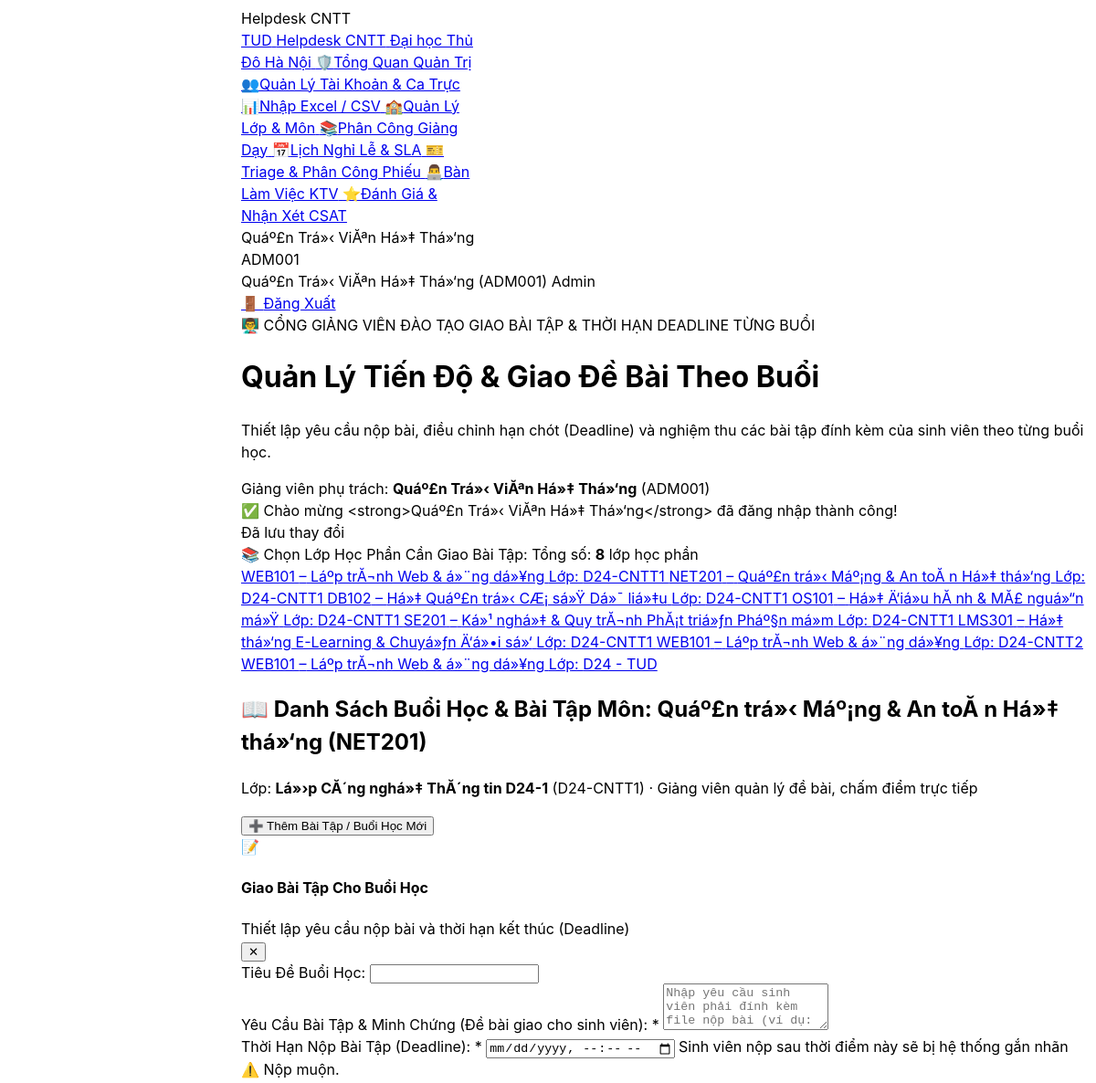
Before: /lecturer/lessons.php?ca_id=2 (signed in, upper part) with the older database file.
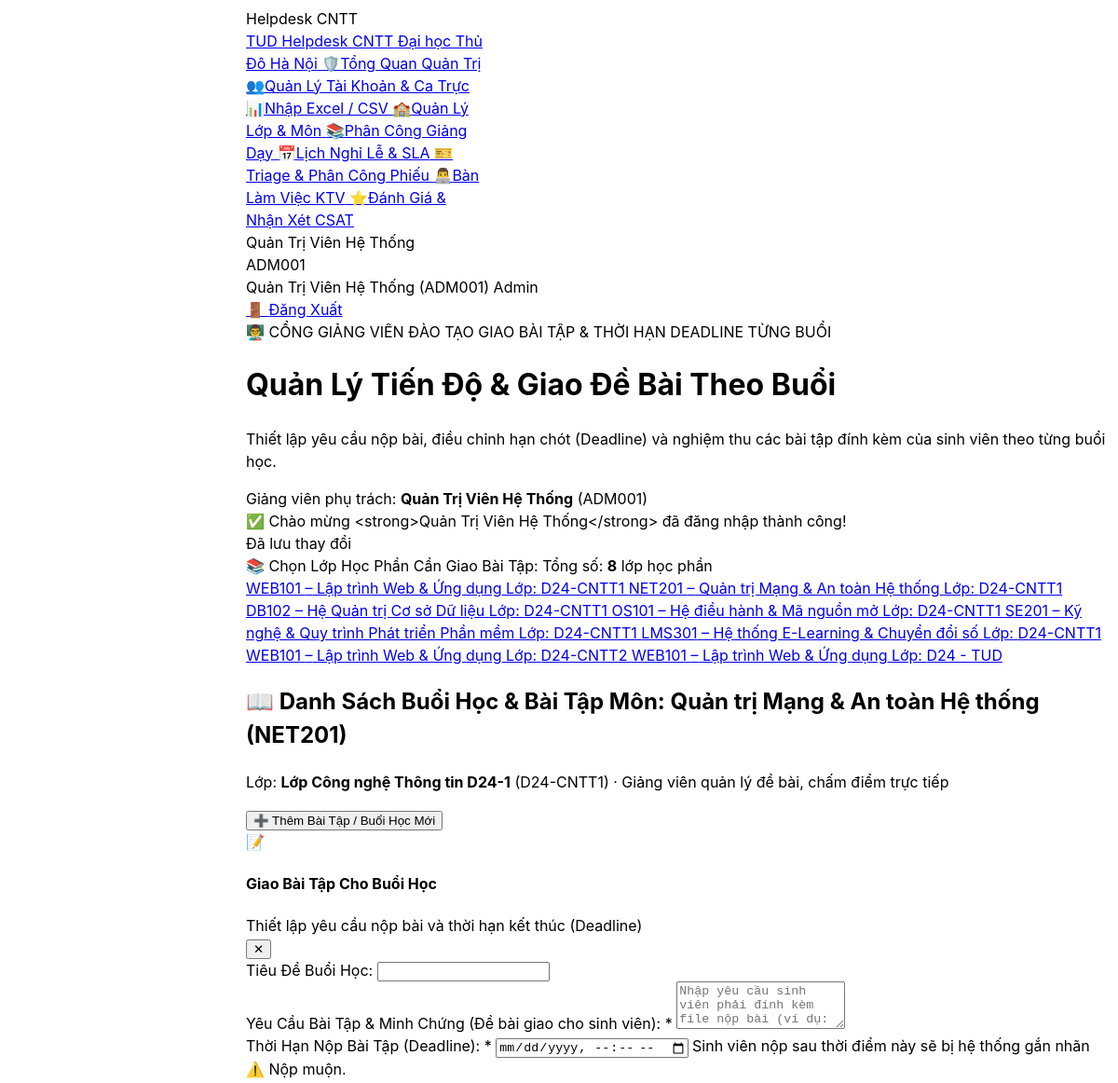
After: the same page with the newer database file.
### tables this page shows
CREATE TABLE `course_assignments` (
  `id` int(10) unsigned NOT NULL AUTO_INCREMENT,
  `class_id` int(10) unsigned NOT NULL,
  `course_id` int(10) unsigned NOT NULL,
  `lecturer_id` int(10) unsigned NOT NULL,
  `semester` varchar(20) NOT NULL DEFAULT '2026_1',
  `academic_year` varchar(20) NOT NULL DEFAULT '2026-2027',
  `created_at` datetime NOT NULL DEFAULT current_timestamp(),
  PRIMARY KEY (`id`),
  UNIQUE KEY `uq_course_class_semester` (`class_id`,`course_id`,`semester`),
  KEY `fk_course_assign_course` (`course_id`),
  KEY `fk_course_assign_lecturer` (`lecturer_id`),
  CONSTRAINT `fk_course_assign_class` FOREIGN KEY (`class_id`) REFERENCES `classes` (`id`) ON DELETE CASCADE,
  CONSTRAINT `fk_course_assign_course` FOREIGN KEY (`course_id`) REFERENCES `courses` (`id`) ON DELETE CASCADE,
  CONSTRAINT `fk_course_assign_lecturer` FOREIGN KEY (`lecturer_id`) REFERENCES `users` (`id`) ON DELETE CASCADE
);

CREATE TABLE `courses` (
  `id` int(10) unsigned NOT NULL AUTO_INCREMENT,
  `course_code` varchar(30) NOT NULL,
  `name` varchar(100) NOT NULL,
  `credits` tinyint(3) unsigned NOT NULL DEFAULT 3,
  `department` varchar(100) NOT NULL DEFAULT 'Bộ môn Công nghệ Phần mềm',
  `created_at` datetime NOT NULL DEFAULT current_timestamp(),
  PRIMARY KEY (`id`),
  UNIQUE KEY `uq_courses_code` (`course_code`)
);

CREATE TABLE `classes` (
  `id` int(10) unsigned NOT NULL AUTO_INCREMENT,
  `class_code` varchar(30) NOT NULL,
  `name` varchar(100) NOT NULL,
  `cohort` varchar(20) NOT NULL DEFAULT 'D24',
  `faculty` varchar(100) NOT NULL DEFAULT 'Khoa Công nghệ Thông tin',
  `academic_year` varchar(30) NOT NULL DEFAULT '2024-2028',
  `created_at` datetime NOT NULL DEFAULT current_timestamp(),
  PRIMARY KEY (`id`),
  UNIQUE KEY `uq_classes_code` (`class_code`)
);

### app/Controllers/Lecturer/LecturerLessonController.php (called while the page is built, shortened)
<?php
require_once __DIR__ . '/../../Models/CourseLesson.php';
class LecturerLessonController
{
    private CourseLesson $model;
    public function __construct(?CourseLesson $model = null)
    {
        $this->model = $model ?: new CourseLesson();
    }
    private function requireLecturer(): array
    {
        $user = $_SESSION['user'] ?? null;
        $role = $user['role'] ?? '';
        $type = $user['user_type'] ?? '';
        return $user;
    }
    public function index(): void
    {
        $currentUser = $this->requireLecturer();
        $lecturerId  = (int)$currentUser['id'];
        $isAdmin     = ($currentUser['role'] === 'admin');
        $courses = $this->model->getLecturerCourses($lecturerId, $isAdmin);
        $selectedCaId = (int)($_GET['ca_id'] ?? ($_GET['assignment_id'] ?? 0));
        $selectedCourseId = (int)($_GET['course_id'] ?? 0);
        $selectedCourse = null;
        if ($selectedCaId > 0) {
            foreach ($courses as $c) {
                if ((int)$c['ca_id'] === $selectedCaId) {
                    $selectedCourse = $c;
                    break;
                }
            }
        }
        $selectedCaId     = $selectedCourse ? (int)$selectedCourse['ca_id'] : 0;
        $activeLesson = null;
        $flash = get_flash();
        require __DIR__ . '/../../../views/lecturer/lessons/index.php';
    }
}

### lecturer/lessons.php (called while the page is built, shortened)
<?php
require_once __DIR__ . '/../config/database.php';
require_once __DIR__ . '/../app/Controllers/Lecturer/LecturerLessonController.php';
$controller = new LecturerLessonController();
$action = $_POST['action'] ?? ($_GET['action'] ?? 'index');
match ($action) {
    'create'  => $controller->create(),
    'update'  => $controller->update(),
    'grade'   => $controller->grade(),
    'preview' => $controller->preview(),
    default   => $controller->index(),
};

### config/database.php (called while the page is built, shortened)
<?php
if (!function_exists('db')) {
    function db(): PDO {
        static $pdo = null;
        if (class_exists('App\Core\Database')) {
            $pdo = \App\Core\Database::getConnection();
            return $pdo;
        }
        return $pdo;
    }
}
if (!function_exists('get_flash')) {
    function get_flash(): ?array {
        if (isset($_SESSION['flash'])) {
            $flash = $_SESSION['flash'];
            return $flash;
        }
        return null;
    }
}
if (!function_exists('get_app_base_url')) {
    function get_app_base_url(): string {
        $docRoot = str_replace('\\', '/', realpath($_SERVER['DOCUMENT_ROOT'] ?? '') ?: ($_SERVER['DOCUMENT_ROOT'] ?? ''));
        $appRoot = str_replace('\\', '/', realpath(__DIR__ . '/..') ?: dirname(__DIR__));
        if ($docRoot && str_starts_with($appRoot, $docRoot)) {
            $rel = substr($appRoot, strlen($docRoot));
            $base = '/' . trim(str_replace('\\', '/', $rel), '/') . '/';
            return str_replace('//', '/', $base);
        }
        return '/';
    }
}
return [
    'driver'    => 'mysql',
    'host'      => '127.0.0.1',
    'port'      => 3306,
    'database'  => 'helpdesk_thudo',
    'username'  => 'root',
    'password'  => '12345678',
    'charset'   => 'utf8mb4',
    'collation' => 'utf8mb4_unicode_ci',
    'options'   => [
        PDO::ATTR_ERRMODE            => PDO::ERRMODE_EXCEPTION,
        PDO::ATTR_DEFAULT_FETCH_MODE => PDO::FETCH_ASSOC,
        PDO::ATTR_EMULATE_PREPARES   => true,
    ],
];

### app/Models/CourseLesson.php (called while the page is built, shortened)
<?php
require_once __DIR__ . '/../../config/database.php';
class CourseLesson
{
    private PDO $pdo;
    public function __construct(?PDO $pdo = null)
    {
        $this->pdo = $pdo ?: db();
    }
    public function getLecturerCourses(int $lecturerId, bool $isAdmin = false): array
    {
        $sql = "SELECT ca.id as ca_id, ca.course_id, ca.class_id, ca.semester, ca.academic_year,
                       c.course_code, c.name as course_name, c.credits,
                       cl.class_code, cl.name as class_name,
                       u.name as lecturer_name,
                       (SELECT COUNT(*) FROM course_lessons cln WHERE cln.course_id = c.id) as total_lessons
                FROM course_assignments ca
                JOIN courses c ON ca.course_id = c.id
                JOIN classes cl ON ca.class_id = cl.id
                LEFT JOIN users u ON ca.lecturer_id = u.id ";
        $params = [];
        $sql .= "ORDER BY ca.id ASC";
        $stmt = $this->pdo->prepare($sql);
        $stmt->execute($params);
        return $stmt->fetchAll(PDO::FETCH_ASSOC);
    }
}

### views/lecturer/lessons/index.php (the view, shortened to what the changed rows need)
<?php
require_once __DIR__ . '/../../../config/database.php';
?>
<!DOCTYPE html>
<html lang="vi">
<head>
    <script src="https://www.gstatic.com/antigravity/web/dev/tailwindcss.min.js"></script>
</head>
<body class="bg-slate-50 text-slate-800 font-sans antialiased min-h-screen flex flex-col justify-between">
    <?php require_once __DIR__ . '/../../../includes/navbar.php'; ?>
    <main class="flex-1 max-w-7xl mx-auto w-full px-4 sm:px-6 lg:px-8 py-6 space-y-6">
        <div class="bg-gradient-to-r from-slate-900 via-indigo-950 to-slate-900 text-white rounded-3xl p-6 shadow-md border border-indigo-900/50 flex flex-col md:flex-row md:items-center justify-between gap-4">
            <div>
                <h1 class="text-2xl font-black text-white flex items-center gap-2">
                    <span>Quản Lý Tiến Độ & Giao Đề Bài Theo Buổi</span>
                </h1>
            </div>
            <div class="flex items-center gap-2 bg-slate-800/80 border border-slate-700/80 p-3 rounded-2xl text-xs">
                <div>
                    <span class="text-slate-400 block text-[11px]">Giảng viên phụ trách:</span>
                    <strong class="text-white"><?php echo htmlspecialchars($currentUser['name']); ?></strong>
                    <span class="text-indigo-300 font-mono text-[11px]">(<?php echo htmlspecialchars($currentUser['user_code']); ?>)</span>
                </div>
            </div>
        </div>
        <?php if ($flash): ?>
            <div data-auto-dismiss="4500" class="p-3.5 rounded-2xl text-xs font-semibold flex items-center justify-between <?php echo $flash['type'] === 'success' ? 'bg-emerald-50 border border-emerald-200 text-emerald-800' : 'bg-rose-50 border border-rose-200 text-rose-800'; ?>">
                <div class="flex items-center gap-2">
                    <span><?php echo $flash['type'] === 'success' ? '✅' : '⚠️'; ?></span>
                    <span><?php echo htmlspecialchars($flash['message']); ?></span>
                </div>
                <span class="text-slate-400 text-[10px]">Đã lưu thay đổi</span>
            </div>
        <?php endif; ?>
        <div class="bg-white border border-slate-200 rounded-3xl p-5 shadow-sm space-y-3">
            <div class="flex items-center gap-2.5 overflow-x-auto pb-1 text-xs">
                <?php foreach ($courses as $c): ?>
                    <?php $isActive = ($c['ca_id'] == $selectedCaId); ?>
                    <a href="lessons.php?ca_id=<?php echo $c['ca_id']; ?>"
                       title="Chọn lớp <?php echo htmlspecialchars($c['class_code']); ?> môn <?php echo htmlspecialchars($c['course_name']); ?>"
                       class="px-4 py-2.5 rounded-2xl font-bold transition whitespace-nowrap flex items-center gap-2 <?php echo $isActive ? 'bg-indigo-600 text-white shadow-md shadow-indigo-200 ring-2 ring-indigo-400' : 'bg-slate-50 text-slate-700 hover:bg-slate-100 border border-slate-200'; ?>">
                        <span class="font-mono"><?php echo htmlspecialchars($c['course_code']); ?></span>
                        <span>–</span>
                        <span><?php echo htmlspecialchars($c['course_name']); ?></span>
                        <span class="px-2 py-0.5 rounded-lg text-[11px] font-bold <?php echo $isActive ? 'bg-white text-indigo-700 shadow-2xs' : 'bg-indigo-100 text-indigo-700'; ?>">
                            Lớp: <?php echo htmlspecialchars($c['class_code']); ?>
                        </span>
                    </a>
                <?php endforeach; ?>
            </div>
        </div>
        <?php if ($selectedCourse): ?>
            <?php if (!$activeLesson): ?>
            <div class="bg-white border border-slate-200 rounded-3xl shadow-sm overflow-hidden space-y-4 p-6">
                <div class="flex items-center justify-between flex-wrap gap-3 pb-4 border-b border-slate-100">
                    <div>
                        <h2 class="text-base font-black text-slate-900 flex items-center gap-2">
                            <span>📖</span> Danh Sách Buổi Học & Bài Tập Môn: <?php echo htmlspecialchars($selectedCourse['course_name']); ?> (<?php echo htmlspecialchars($selectedCourse['course_code']); ?>)
                        </h2>
                        <p class="text-xs text-slate-500 mt-0.5">
                            Lớp: <strong><?php echo htmlspecialchars($selectedCourse['class_name']); ?></strong> (<?php echo htmlspecialchars($selectedCourse['class_code']); ?>) · Giảng viên quản lý đề bài, chấm điểm trực tiếp
                        </p>
                    </div>
                    <div class="flex items-center gap-2 flex-wrap">
                        <button type="button" onclick="openCreateLessonModal()"
                                class="px-3.5 py-2 bg-emerald-600 hover:bg-emerald-700 text-white font-bold rounded-xl text-xs transition shadow-sm flex items-center gap-1.5 cursor-pointer">
                            <span>➕</span> Thêm Bài Tập / Buổi Học Mới
                        </button>
                    </div>
                </div>
            </div>
            <?php endif; ?>
        <?php endif; ?>
    </main>
</body>
</html>

### includes/navbar.php (shortened to what the changed rows need)
<?php
require_once __DIR__ . '/../config/database.php';
$appBase = get_app_base_url();
$currentUser = $_SESSION['user'] ?? null;
$isLoggedIn  = !empty($currentUser);
$userRole    = $currentUser['role'] ?? 'guest';
$userType    = $currentUser['user_type'] ?? 'guest';
$hasFixedSidebar = $isLoggedIn;
?>
<script src="https://www.gstatic.com/antigravity/web/dev/tailwindcss.min.js"></script>
<header class="bg-slate-900 border-b border-slate-800 text-slate-100 sticky top-0 z-[70] shadow-md relative">
    <div class="max-w-7xl mx-auto px-4 sm:px-6 lg:px-8">
        <div class="flex items-center justify-between min-h-14">
            <?php if ($hasFixedSidebar): ?>
                <nav aria-label="Điều hướng chính" class="app-role-sidebar fixed top-0 bottom-0 left-0 z-[80] flex flex-col overflow-y-auto bg-slate-900 p-4 shadow-2xl ring-1 ring-white/10 items-stretch gap-1 text-sm">
            <?php else: ?>
                <nav id="primary-navigation" aria-label="Điều hướng chính" class="flex min-w-0 flex-1 items-center gap-1 overflow-x-auto px-2 text-sm">
            <?php endif; ?>
                <?php if ($hasFixedSidebar): ?>
                    <div class="sidebar-user-copy mt-auto border-t border-slate-700/80 pt-4 text-xs text-slate-200">
                        <div class="truncate font-semibold"><?php echo htmlspecialchars($currentUser['name']); ?></div>
                        <div class="mt-1 text-slate-400"><?php echo htmlspecialchars($currentUser['user_code']); ?></div>
                    </div>
                <?php endif; ?>
            </nav>
            <div class="flex items-center gap-2 shrink-0">
                <?php if ($isLoggedIn): ?>
                    <div class="hidden sm:flex items-center gap-2 bg-slate-800/80 border border-slate-700/80 px-3 py-1 rounded-xl text-xs">
                        <span class="font-semibold text-white"><?php echo htmlspecialchars($currentUser['name']); ?></span>
                        <span class="text-slate-400 font-mono text-[11px]">(<?php echo htmlspecialchars($currentUser['user_code']); ?>)</span>
                        <span class="px-1.5 py-0.5 rounded bg-indigo-500/20 text-indigo-300 text-[10px] font-bold uppercase">
                            <?php
                            if ($userRole === 'admin') echo 'Admin';
                            elseif ($userRole === 'agent') echo 'KTV';
                            elseif ($userType === 'lecturer') echo 'Giảng Viên';
                            else echo 'Sinh Viên';
                            ?>
                        </span>
                    </div>
                    <a href="<?php echo $appBase; ?>index.php?action=logout"
                       aria-label="Đăng xuất" title="Đăng xuất"
                       onclick="return confirm('Bạn có chắc chắn muốn đăng xuất?');"
                       class="px-2 sm:px-2.5 py-1.5 bg-rose-600/20 hover:bg-rose-600 text-rose-300 hover:text-white border border-rose-500/30 rounded-xl text-xs font-bold transition flex items-center gap-1">
                        <span>🚪</span> <span class="hidden sm:inline">Đăng Xuất</span>
                    </a>
                <?php else: ?>
                    <a href="<?php echo $appBase; ?>index.php" aria-label="Đăng nhập" class="px-3 sm:px-4 py-1.5 bg-indigo-600 hover:bg-indigo-500 text-white font-bold rounded-xl text-xs transition shadow-sm">
                        🔑 <span class="sr-only sm:not-sr-only">Đăng Nhập</span>
                    </a>
                <?php endif; ?>
            </div>
        </div>
    </div>
</header>

Changed rows visible on the page:
changed through a linked row, course_assignments (number 1 of 8 on the later page): course.name "Láº­p trĂ¬nh Web & á»¨ng dá»¥ng" → "Lập trình Web & Ứng dụng"
changed through a linked row, course_assignments "NET201": course.name "Quáº£n trá»‹ Máº¡ng & An toĂ n Há»‡ thá»‘ng" → "Quản trị Mạng & An toàn Hệ thống"
changed through a linked row, course_assignments "DB102": course.name "Há»‡ Quáº£n trá»‹ CÆ¡ sá»Ÿ Dá»¯ liá»‡u" → "Hệ Quản trị Cơ sở Dữ liệu"
changed through a linked row, course_assignments "OS101": course.name "Há»‡ Ä‘iá»u hĂ nh & MĂ£ nguá»“n má»Ÿ" → "Hệ điều hành & Mã nguồn mở"
changed through a linked row, course_assignments "SE201": course.name "Ká»¹ nghá»‡ & Quy trĂ¬nh PhĂ¡t triá»ƒn Pháº§n má»m" → "Kỹ nghệ & Quy trình Phát triển Phần mềm"
changed through a linked row, course_assignments "LMS301": course.name "Há»‡ thá»‘ng E-Learning & Chuyá»ƒn Ä‘á»•i sá»‘" → "Hệ thống E-Learning & Chuyển đổi số"
changed through a linked row, course_assignments "D24-CNTT2": course.name "Láº­p trĂ¬nh Web & á»¨ng dá»¥ng" → "Lập trình Web & Ứng dụng"
changed through a linked row, course_assignments "D24 - TUD": course.name "Láº­p trĂ¬nh Web & á»¨ng dá»¥ng" → "Lập trình Web & Ứng dụng"
changed courses "NET201": name "Quáº£n trá»‹ Máº¡ng & An toĂ n Há»‡ thá»‘ng" → "Quản trị Mạng & An toàn Hệ thống"
changed classes "D24-CNTT1": name "Lá»›p CĂ´ng nghá»‡ ThĂ´ng tin D24-1" → "Lớp Công nghệ Thông tin D24-1"
Other visible differences:
$currentUser['name']: "Quáº£n Trá»‹ ViĂªn Há»‡ Thá»‘ng" → "Quản Trị Viên Hệ Thống"
$flash['message']: "Chào mừng <strong>Quáº£n Trá»‹ ViĂªn Há»‡ Thá»‘ng</strong> đã đăng nhập thành công!" → "Chào mừng <strong>Quản Trị Viên Hệ Thống</strong> đã đăng nhập thành công!"
